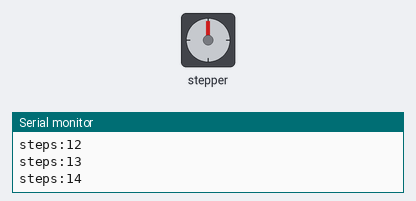
Bench run of a sketch on a simulated Arduino Uno, built with avr-gcc and run on an emulated ATmega328P. On the bench: stepper motor, the last lines printed to the serial monitor. Stepper angles assume 200 steps per turn.

Above: at 0.15 s.
At 1.05 s:
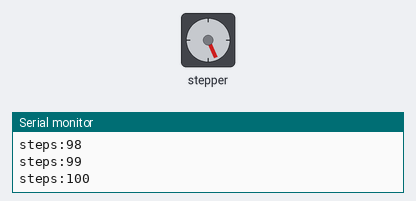
At 1.65 s:
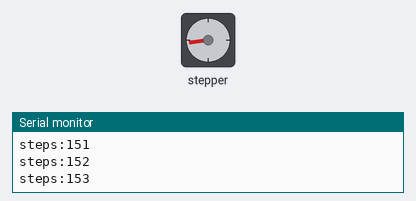
At 2.2 s:
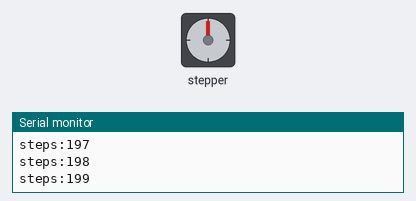
Timing chart, 0 to 3.7 s (numbered marks = the images above):
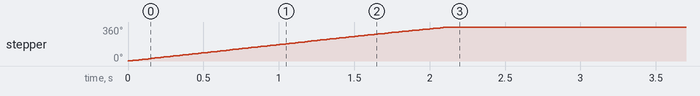

Measured:
- by itself, stepper: turns 360° clockwise in 2.1 s

The sketch:

StepperExampleCode.ino
```cpp
/*
 Stepper Motor Control - one step at a time

 This program drives a unipolar or bipolar stepper motor.
 The motor is attached to digital pins 8 - 11 of the Arduino.

 The motor will step one step at a time, very slowly.  You can use this to
 test that you've got the four wires of your stepper wired to the correct
 pins. If wired correctly, all steps should be in the same direction.

 Use this also to count the number of steps per revolution of your motor,
 if you don't know it.  Then plug that number into the oneRevolution
 example to see if you got it right.

 Created 30 Nov. 2009
 by Tom Igoe

 */
 int StepsRequired;

#include <Stepper.h>

const int stepsPerRevolution = 200;  // change this to fit the number of steps per revolution
                                     // for your motor

//const int Speed = A0;

// initialize the stepper library on pins 8 through 11:
Stepper myStepper(stepsPerRevolution, 8,9,10,11);

int stepCount = 0;         // number of steps the motor has taken

void setup() {
  // initialize the serial port:
  Serial.begin(9600);
}

void loop() {
  /*StepsRequired = 2;
  myStepper.setSpeed(100);
  myStepper.step(StepsRequired);
  delay(2000);*/
  if (stepCount < stepsPerRevolution) {
    // step one step:
    myStepper.step(1);
    Serial.print("steps:" );
    Serial.println(stepCount);
    stepCount++;
    delay(10);
  }
}
```
